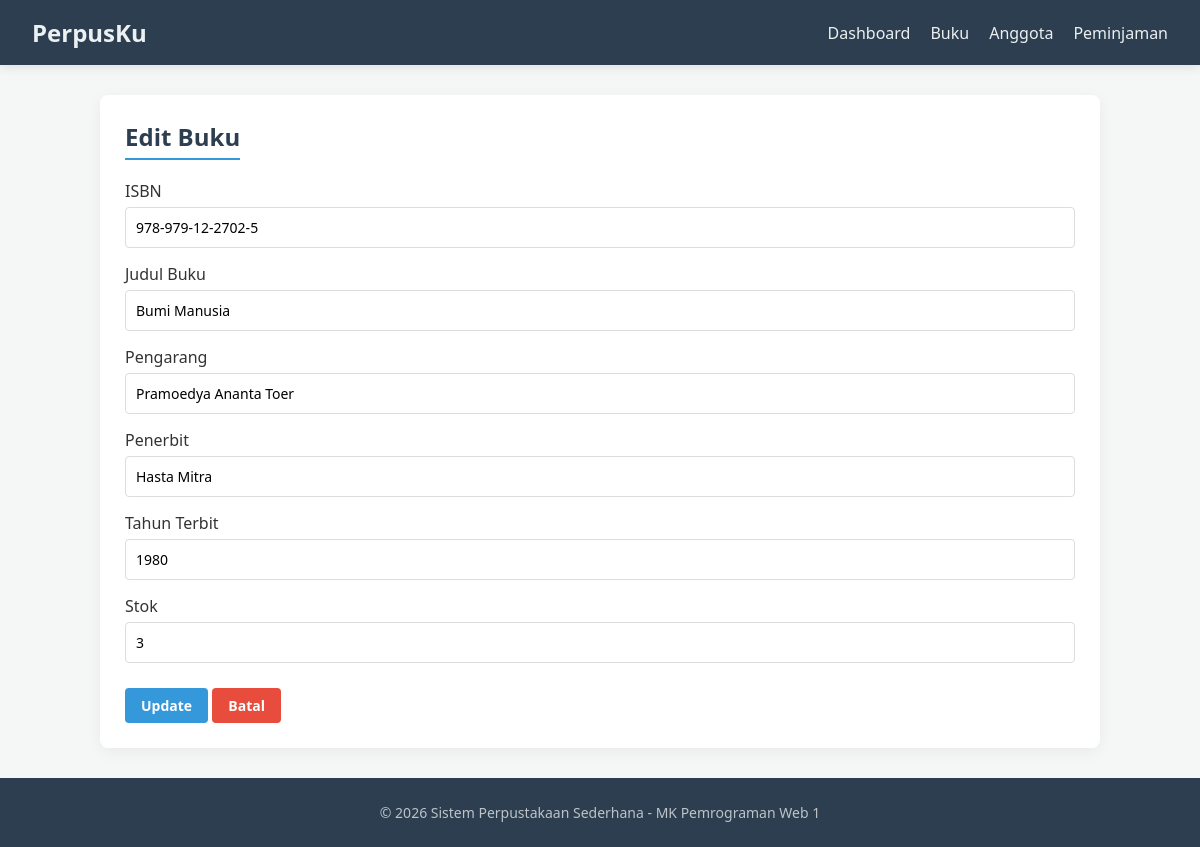
Page /buku_edit.php?id=2 on the committed database.
### tables this page shows
CREATE TABLE IF NOT EXISTS `buku` (
  `id_buku` int NOT NULL AUTO_INCREMENT,
  `isbn` varchar(20) NOT NULL,
  `judul` varchar(255) NOT NULL,
  `pengarang` varchar(100) NOT NULL,
  `penerbit` varchar(100) NOT NULL,
  `tahun_terbit` year NOT NULL,
  `stok` int DEFAULT '0',
  `created_at` timestamp NULL DEFAULT CURRENT_TIMESTAMP,
  `updated_at` timestamp NULL DEFAULT CURRENT_TIMESTAMP ON UPDATE CURRENT_TIMESTAMP,
  PRIMARY KEY (`id_buku`),
  UNIQUE KEY `isbn` (`isbn`)
);

### buku_edit.php (the view, shortened to what this page needs)
<?php
require 'config/koneksi.php';
$id = $_GET['id'];
$query = mysqli_query($koneksi, "SELECT * FROM buku WHERE id_buku = $id");
$data = mysqli_fetch_array($query);
include 'layout/header.php';
?>
<h2>Edit Buku</h2>
<form method="POST">
    <div class="form-group">
        <label>ISBN</label>
        <input type="text" name="isbn" value="<?php echo $data['isbn']; ?>" required>
    </div>
    <div class="form-group">
        <label>Judul Buku</label>
        <input type="text" name="judul" value="<?php echo $data['judul']; ?>" required>
    </div>
    <div class="form-group">
        <label>Pengarang</label>
        <input type="text" name="pengarang" value="<?php echo $data['pengarang']; ?>" required>
    </div>
    <div class="form-group">
        <label>Penerbit</label>
        <input type="text" name="penerbit" value="<?php echo $data['penerbit']; ?>" required>
    </div>
    <div class="form-group">
        <label>Tahun Terbit</label>
        <input type="number" name="tahun_terbit" value="<?php echo $data['tahun_terbit']; ?>" required>
    </div>
    <div class="form-group">
        <label>Stok</label>
        <input type="number" name="stok" value="<?php echo $data['stok']; ?>" required>
    </div>
    <div style="margin-top: 10px;">
        <button type="submit" name="update" class="btn btn-primary">Update</button>
        <a href="buku_tampil.php" class="btn btn-danger">Batal</a>
    </div>
</form>
<?php include 'layout/footer.php'; ?>

### assets/style.css (style rules this page uses)
* { margin: 0; padding: 0; box-sizing: border-box; font-family: 'Segoe UI', Tahoma, Geneva, Verdana, sans-serif; }
body { background-color: #f4f7f6; color: #333; display: flex; flex-direction: column; min-height: 100vh; }
h2 { margin-bottom: 20px; color: #2c3e50; border-bottom: 2px solid #3498db; padding-bottom: 5px; display: inline-block; }
.btn { display: inline-block; padding: 8px 16px; border-radius: 4px; text-decoration: none; font-size: 14px; font-weight: bold; cursor: pointer; border: none; transition: background 0.3s; }
.btn-primary { background: #3498db; color: #fff; }
.btn-danger { background: #e74c3c; color: #fff; }
form { display: flex; flex-direction: column; }
.form-group { margin-bottom: 15px; }
.form-group label { display: block; margin-bottom: 5px; font-weight: 500; }
.form-group input, .form-group select { width: 100%; padding: 10px; border: 1px solid #ddd; border-radius: 4px; font-size: 14px; }

### rows in the picture
buku: isbn "978-979-12-2702-5", judul "Bumi Manusia", pengarang "Pramoedya Ananta Toer", penerbit "Hasta Mitra", tahun_terbit "1980", stok "3"
